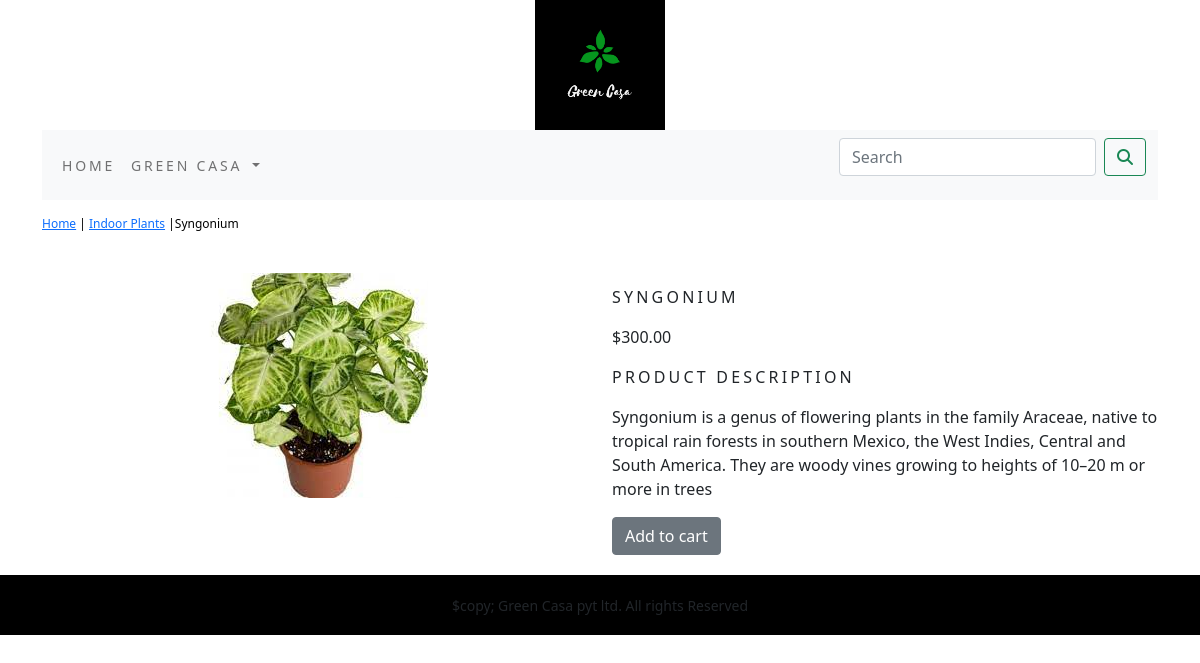
/greencasaapp/indoor-plants/syngonium/, run on the app's committed database.
### greencasaapp/models.py (models this page shows, shortened)
class Product(models.Model):
    name = models.CharField(max_length=250, unique=True)
    slug = models.SlugField(max_length=250, unique=True)
    description = models.TextField(blank=True)
    price = models.DecimalField(max_digits=10, decimal_places=2)
    category = models.ForeignKey(Category, on_delete=models.CASCADE)
    image = models.ImageField(upload_to='product', blank=True)
    stock = models.IntegerField()
    available = models.BooleanField(default=True)
    created = models.DateTimeField(auto_now_add=True)
    updated = models.DateTimeField(auto_now=True)
    class Meta:
        ordering = ('name',)
        verbose_name = 'product'
        verbose_name_plural = 'products'

class Category(models.Model):
    name = models.CharField(max_length=250, unique=True)
    slug = models.SlugField(max_length=250, unique=True)
    description = models.TextField(blank=True)
    image = models.ImageField(upload_to='category', blank=True)
    class Meta:
        ordering = ('name',)
        verbose_name = 'category'
        verbose_name_plural = 'categories'
    def get_url(self):
        return reverse('greencasaapp:product_by_category', args=[self.slug])
    def __str__(self):
        return '{}'.format(self.name)

### greencasaapp/views.py (the view)
# urls.py: path('<slug:c_slug>/<slug:product_slug>/', views.ProDetail, name='prodCatDetail'),
def ProDetail(request, c_slug, product_slug):
    try:
        product = Product.objects.get(category__slug=c_slug, slug=product_slug)
    except Exception as e:
        raise e
    return render(request, 'product.html', {'product': product})

### cart/context_processors.py (called while the page is built)
def counter(request):
    item_count=0
    if 'admin' in request.path:
        return {}
    else:
        try:
            cart=Cart.objects.filter(cart_id=_cart_id(request))
            cart_items=CartItem.objects.all().filter(cart=cart[:1])
            for cart_item in cart_items:
                item_count += cart_item.quantity
        except Cart.DoesNotExists:
            item_count = 0
    return dict(item_count=item_count)

### cart/views.py (called while the page is built)
def _cart_id(request):
    cart = request.session.session_key
    if not cart:
        cart = request.session.create()
    return cart

### greencasaapp/context_processors.py (called while the page is built)
def menu_links(request):
    links=Category.objects.all()
    return dict(links=links)

### templates/product.html (shortened to what this page needs)
{% extends 'base.html' %}
{% load static %}
{% block content %}
<div class="row my_product_row_class">
    <div class="mx_auto">
        <p><a href="{% url 'greencasaapp:allProdCat' %} ">Home</a> | <a href="{{product.category.get_url}}">{{product.category}}</a> |{{product.name}} </p>
    </div>
<div class="container">
<br>
<div class="row">
    <div class="col-12 col-sm-12-col-md-12 col-lg-6 text-center">
        <div class="min-width:18rem;">
            <img src="{{product.image.url}}" alt="{{product.name}}">
        </div>
    </div>
        <div class="col-12 col-sm-12 col-md-12 col-lg-6">
            <div>
            <h1 class="my_product_title">{{product.name}}</h1>
            <p>${{product.price}}</p>
            <p class="my_title">Product Description</p>
            <p class="text-justify my_product_text">{{product.description}}</p>
            {% if product.stock <= 0 %}
            <p class="text-justify my_product_text"><b>Out of stock</b></p>
            {% else %}
            <a class="btn btn-secondary" href="{% url 'cart:add_cart' product.id %}">Add to cart</a>
            {% endif %}
        </div>
        </div>
    </div>
    </div>
</div>
{% endblock %}

### static/css/custom.css (style rules this page uses)
body { font-family: 'Noto Serif', serif; }
.my_title { font-size:16px; text-transform:uppercase; letter-spacing:.2em; }
.my_product_row_class { padding-top:15px; padding-bottom:20px; }
.my_product_row_class .mx_auto { color:#000; font-size:12px; text-decoration:none; }
.my_product_title { font-size:16px; text-transform:uppercase; letter-spacing:.2em; padding-top:15px; padding-bottom:10px; }
.my_product_text { padding-right: }

### data on the page
Product: category "Indoor Plants", name "Syngonium", image (picture), name "SYNGONIUM", price "300.00", description "Syngonium is a genus of flowering plants in the family Araceae, native to tropical rain forests in southern Mexico, the West Indies, Central and South America. They are woody vines growing to heights of 10–20 m or more in trees"
